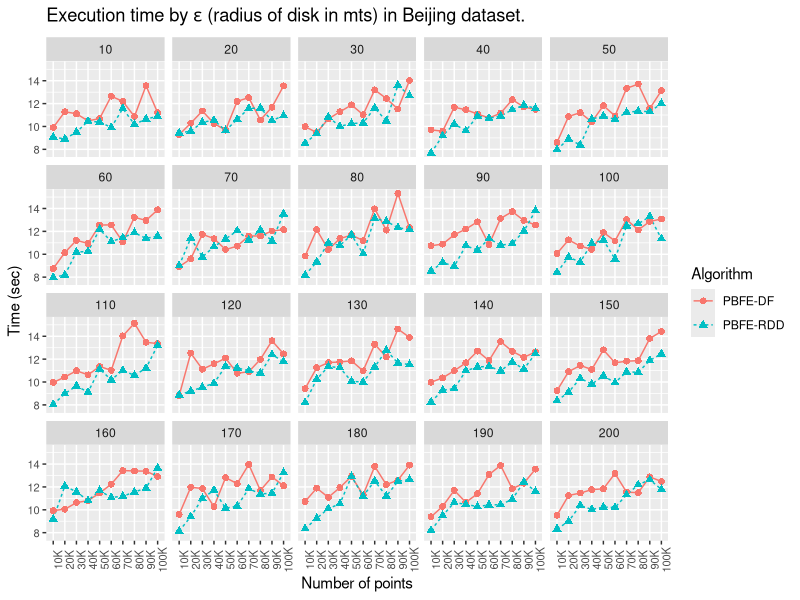

Generate this figure with R:
library(ggplot2)

data <- read.csv("Beijing_PBFE2vsPBFE3vsPBFE4_N10K-100K_E10-200_OnCluster.csv", header = F)

data <- data[,c(1,2,3,5)]
names(data) = c("Algorithm","Epsilon", "Dataset", "Time")
reorder = paste0(seq(10,200,10),"K")
data$Dataset = factor(data$Dataset, levels = reorder)

title=expression(paste("Execution time by ",epsilon," (radius of disk in mts) in Beijing dataset."))
g = ggplot(data=data, aes(x=factor(Dataset), y=Time, group=Algorithm, colour=Algorithm, shape=Algorithm)) +
  geom_line(aes(linetype=Algorithm)) +
  geom_point(size=2) +
  labs(title=title,y="Time (sec)") + 
  scale_x_discrete("Number of points") +
  theme(axis.text.x=element_text(size=8, angle=90),axis.text.y=element_text(size=8)) +
  facet_wrap(~Epsilon)

pdf("Beijing_PBFE2vsPBFE3vsPBFE4_N10K-100K_E10-200_OnCluster.pdf", width = 10.5, height = 7.5)
plot(g)
dev.off()